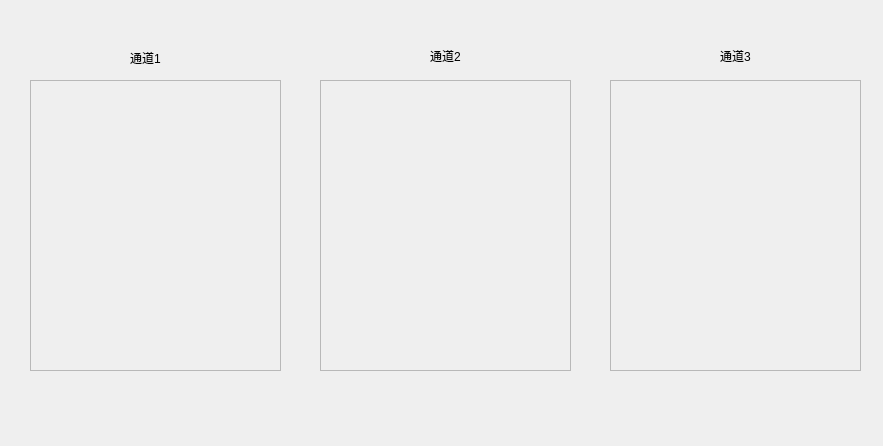
<?xml version="1.0" encoding="UTF-8"?>
<ui version="4.0">
 <class>Color</class>
 <widget class="QDialog" name="Color">
  <property name="geometry">
   <rect>
    <x>0</x>
    <y>0</y>
    <width>883</width>
    <height>446</height>
   </rect>
  </property>
  <property name="windowTitle">
   <string>Dialog</string>
  </property>
  <widget class="QLabel" name="channel1">
   <property name="geometry">
    <rect>
     <x>130</x>
     <y>50</y>
     <width>54</width>
     <height>16</height>
    </rect>
   </property>
   <property name="text">
    <string>通道1</string>
   </property>
  </widget>
  <widget class="QLabel" name="channel2">
   <property name="geometry">
    <rect>
     <x>430</x>
     <y>50</y>
     <width>54</width>
     <height>12</height>
    </rect>
   </property>
   <property name="text">
    <string>通道2</string>
   </property>
  </widget>
  <widget class="QLabel" name="channel3">
   <property name="geometry">
    <rect>
     <x>720</x>
     <y>50</y>
     <width>54</width>
     <height>12</height>
    </rect>
   </property>
   <property name="text">
    <string>通道3</string>
   </property>
  </widget>
  <widget class="QScrollArea" name="scrollArea">
   <property name="geometry">
    <rect>
     <x>30</x>
     <y>80</y>
     <width>251</width>
     <height>291</height>
    </rect>
   </property>
   <property name="widgetResizable">
    <bool>true</bool>
   </property>
   <widget class="QWidget" name="scrollAreaWidgetContents">
    <property name="geometry">
     <rect>
      <x>0</x>
      <y>0</y>
      <width>249</width>
      <height>289</height>
     </rect>
    </property>
   </widget>
  </widget>
  <widget class="QScrollArea" name="scrollArea_2">
   <property name="geometry">
    <rect>
     <x>320</x>
     <y>80</y>
     <width>251</width>
     <height>291</height>
    </rect>
   </property>
   <property name="widgetResizable">
    <bool>true</bool>
   </property>
   <widget class="QWidget" name="scrollAreaWidgetContents_2">
    <property name="geometry">
     <rect>
      <x>0</x>
      <y>0</y>
      <width>249</width>
      <height>289</height>
     </rect>
    </property>
   </widget>
  </widget>
  <widget class="QScrollArea" name="scrollArea_3">
   <property name="geometry">
    <rect>
     <x>610</x>
     <y>80</y>
     <width>251</width>
     <height>291</height>
    </rect>
   </property>
   <property name="widgetResizable">
    <bool>true</bool>
   </property>
   <widget class="QWidget" name="scrollAreaWidgetContents_3">
    <property name="geometry">
     <rect>
      <x>0</x>
      <y>0</y>
      <width>249</width>
      <height>289</height>
     </rect>
    </property>
   </widget>
  </widget>
 </widget>
 <resources/>
 <connections/>
</ui>
